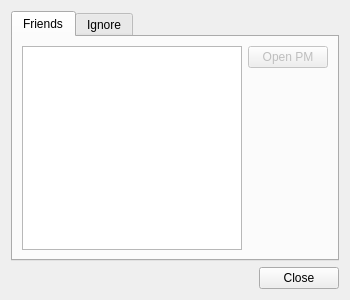
<?xml version="1.0" encoding="UTF-8"?>
<ui version="4.0">
 <class>FriendsDialog</class>
 <widget class="QDialog" name="FriendsDialog">
  <property name="geometry">
   <rect>
    <x>0</x>
    <y>0</y>
    <width>350</width>
    <height>300</height>
   </rect>
  </property>
  <property name="sizePolicy">
   <sizepolicy hsizetype="Minimum" vsizetype="Minimum">
    <horstretch>0</horstretch>
    <verstretch>0</verstretch>
   </sizepolicy>
  </property>
  <property name="minimumSize">
   <size>
    <width>350</width>
    <height>300</height>
   </size>
  </property>
  <property name="windowTitle">
   <string>Friends/Ignore</string>
  </property>
  <layout class="QVBoxLayout" name="verticalLayout">
   <item>
    <widget class="QTabWidget" name="tabWidget">
     <property name="currentIndex">
      <number>0</number>
     </property>
     <widget class="QWidget" name="friendsTab">
      <attribute name="icon">
       <iconset>
        <normaloff>:/images/users.png</normaloff>:/images/users.png</iconset>
      </attribute>
      <attribute name="title">
       <string>Friends</string>
      </attribute>
      <layout class="QHBoxLayout" name="horizontalLayout">
       <item>
        <widget class="QListWidget" name="lwFriendsList">
         <property name="contextMenuPolicy">
          <enum>Qt::CustomContextMenu</enum>
         </property>
         <property name="sortingEnabled">
          <bool>true</bool>
         </property>
        </widget>
       </item>
       <item alignment="Qt::AlignTop">
        <widget class="QPushButton" name="btnOpenPM">
         <property name="enabled">
          <bool>false</bool>
         </property>
         <property name="sizePolicy">
          <sizepolicy hsizetype="Fixed" vsizetype="Fixed">
           <horstretch>0</horstretch>
           <verstretch>0</verstretch>
          </sizepolicy>
         </property>
         <property name="text">
          <string>Open PM</string>
         </property>
         <property name="icon">
          <iconset>
           <normaloff>:/images/balloon.png</normaloff>:/images/balloon.png</iconset>
         </property>
        </widget>
       </item>
      </layout>
     </widget>
     <widget class="QWidget" name="ignoreTab">
      <attribute name="icon">
       <iconset>
        <normaloff>:/images/heart-break.png</normaloff>:/images/heart-break.png</iconset>
      </attribute>
      <attribute name="title">
       <string>Ignore</string>
      </attribute>
      <layout class="QGridLayout" name="gridLayout">
       <item row="0" column="0">
        <widget class="AddRemoveListView" name="arIgnoreList" native="true"/>
       </item>
      </layout>
     </widget>
    </widget>
   </item>
   <item>
    <widget class="QDialogButtonBox" name="buttonBox">
     <property name="orientation">
      <enum>Qt::Horizontal</enum>
     </property>
     <property name="standardButtons">
      <set>QDialogButtonBox::Close</set>
     </property>
    </widget>
   </item>
  </layout>
 </widget>
 <customwidgets>
  <customwidget>
   <class>AddRemoveListView</class>
   <extends>QWidget</extends>
   <header>ui/addremovelistview.h</header>
   <container>1</container>
  </customwidget>
 </customwidgets>
 <resources/>
 <connections>
  <connection>
   <sender>buttonBox</sender>
   <signal>accepted()</signal>
   <receiver>FriendsDialog</receiver>
   <slot>accept()</slot>
   <hints>
    <hint type="sourcelabel">
     <x>248</x>
     <y>254</y>
    </hint>
    <hint type="destinationlabel">
     <x>157</x>
     <y>274</y>
    </hint>
   </hints>
  </connection>
  <connection>
   <sender>buttonBox</sender>
   <signal>rejected()</signal>
   <receiver>FriendsDialog</receiver>
   <slot>reject()</slot>
   <hints>
    <hint type="sourcelabel">
     <x>316</x>
     <y>260</y>
    </hint>
    <hint type="destinationlabel">
     <x>286</x>
     <y>274</y>
    </hint>
   </hints>
  </connection>
 </connections>
</ui>
